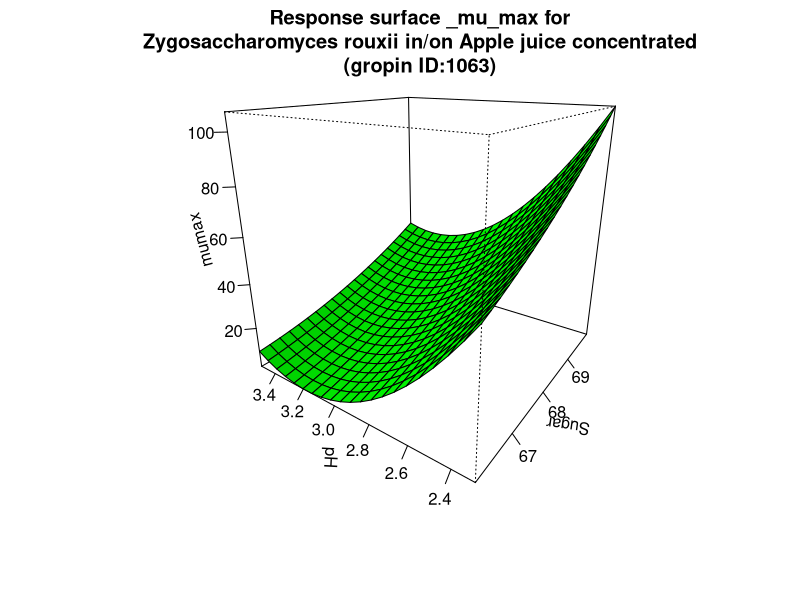

Write R code to recreate this figure.
#############################
# start of Parameter script
#############################
Sugar <- seq(66.066,69.9300699300699,length.out=21)
pH <- seq(2.2977022977023,3.5035,length.out=21)
#############################
# end of Parameter script
#############################
############################# 
# start of Model script Gropin ID 1063 
#############################
 
# constant coefficients for this model
 
variables <- data.frame(Sugar,pH)
argumentsPar <- unique.data.frame(expand.grid(variables))
 
# heart of the model
response_surface <- function(Sugar,pH) {
   mumax <-4993.00351-147.44162*Sugar+1.25367*(Sugar^2)-161.13055*pH+71.38168*(pH^2)-4.43598*Sugar*pH

	return(mumax=mumax)
} 

# output parameters
responseSurface <- cbind(argumentsPar,response_surface(argumentsPar['Sugar'],argumentsPar['pH']))
colnames(responseSurface) <- c(colnames(argumentsPar),'mumax')
#############################
# End of Model script
#############################
############################# 
# start of Visualisation script Gropin ID 1063 
#############################
titleText <-'Response surface _mu_max for
Zygosaccharomyces rouxii in/on Apple juice concentrated
(gropin ID:1063)'
persp(Sugar,pH,matrix(unlist(responseSurface$'mumax'),nrow=21),col = 'green',xlab='Sugar',ylab='pH',zlab='mumax',main=titleText,theta=305,phi=20,shade=0.25,ticktype = 'detailed')
#############################
# End of Visualisation script
#############################
